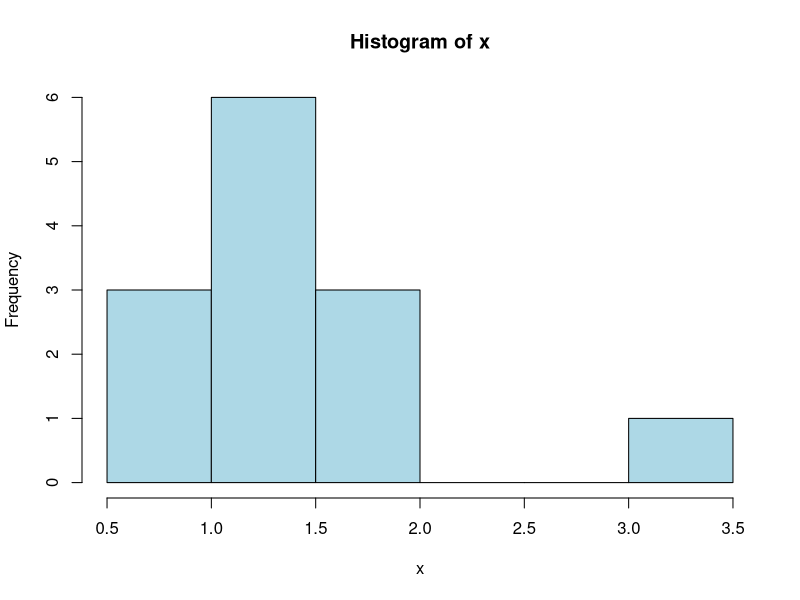
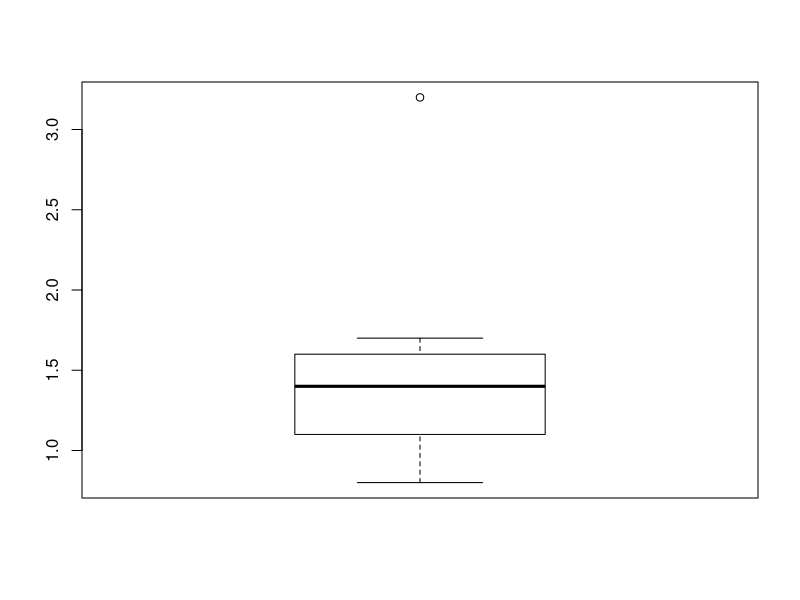
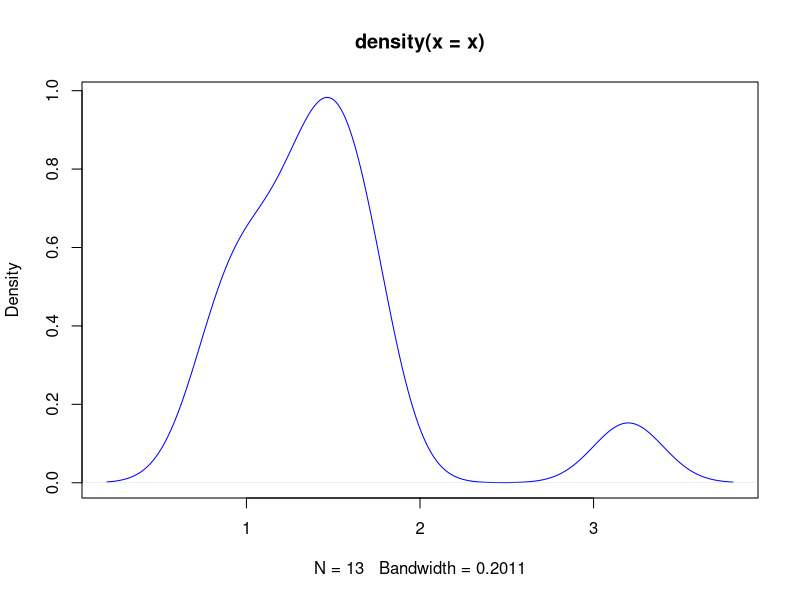

R code for these plots, in order:
## ---- chunk 1
#1. Statistics for summarizing your sample
#define some variable
x<-c(1.3,0.9,1.1,3.2,1.6,1.7,0.8,1.0,1.4,1.5,1.3,1.5,1.7)
#print different statistics from this variable
print(c('Mean:',mean(x)))
print(c('Standard deviation:',sd(x)))
print(c('Median:',median(x)))
print(c('Interquartile range:',IQR(x)))
print(c('Minimum:',min(x)))
print(c('Maximum:',max(x)))
print(c('Range:',max(x)-min(x)))
## ---- chunk 2
#2. Visualization
#define a variable
x<-c(1.3,0.9,1.1,3.2,1.6,1.7,0.8,1.0,1.4,1.5,1.3,1.5,1.7)
#plot a histogram, boxplot, and density plot
hist(x,col='lightblue')
boxplot(x,col='white')
plot(density(x),col='blue')
## ---- chunk 3
#3. Shapiro-Wilk normality test
#define a variable
x<-c(1.3,0.9,1.1,3.2,1.6,1.7,0.8,1.0,1.4,1.5,1.3,1.5,1.7)
#print the output of the test for the variable
print(shapiro.test(x))
## ---- chunk 4
#4. False discovery rate correction
#Suppose that you have the following p-values:
p_values<-c(0.03,0.00045,0.01,0.31,0.56,0.97,0.00001)
#print the corrected p-values
print(c('The corrected p-values:',p.adjust(p_values)))
## ---- chunk 5
#5. Paired and unpaired tests
#define two variables
x<-c(1.3,0.9,1.1,3.2,1.6,1.7,0.8,1.0,1.4,1.5,1.3,1.5,1.7)
y<-c(1.4,1.8,1.3,3.3,1.5,1.7,0.9,1.1,1.5,1.7,1.5,1.3,1.9)
print(t.test(x,y,paired=TRUE))
print(wilcox.test(x,y,paired=TRUE))
print(t.test(x,y,paired=FALSE))
print(wilcox.test(x,y,paired=FALSE))
#To know which test to use, remember to check normality and consider if data is paired or not!
## ---- chunk 6
#6. Tests comparing multiple groups
x<-c(1.3,0.9,1.1,3.2,1.6,1.7,0.8,1.0,1.4,1.5,1.3,1.5,1.7)
y<-c(1.4,1.8,1.3,3.3,1.5,1.7,0.9,1.1,1.5,1.7,1.5,1.3,1.9)
z<-c(1.1,0.7,1.0,3.1,1.3,1.8,0.5,0.6,0.4,0.5,0.3,1.5,1.1)
#create one vector containing values of x, y, and z
values<-c(x,y,z)
#create a corresponding vector with indices 1, 2, 3 indicating whether
#a given value belongs to x, y, or z
groups<-c(rep(1,length(x)),rep(2,length(y)),rep(3,length(z)))
#fit ANOVA model (group indices vs values)
model<-aov(values~groups)
print('ANOVA')
print(summary(model))
#in the print, the p-value is denoted by Pr(>F)
#Print the Kruskal-Wallis test results
print(kruskal.test(values~groups))
#To know which test to use, remember to check normality!
## ---- chunk 7
#7. Correlation tests
x<-c(1.3,0.9,1.1,3.2,1.6,1.7,0.8,1.0,1.4,1.5,1.3,1.5,1.7)
y<-c(1.4,1.8,1.3,3.3,1.5,1.7,0.9,1.1,1.5,1.7,1.5,1.3,1.9)
print(cor.test(x,y,method='pearson'))
print(cor.test(x,y,method='spearman'))
#To know which test to use, remember to check normality!
## ---- chunk 8
#8. Tests for a contingency table
#Define a contingency table as numpy array
x<-matrix(data=c(31,13,89,14,97,35),nrow=2,ncol=3)
print(x)
#Print the output of the chi-squared test
print(chisq.test(x))
#Define another 2*2 table
y<-matrix(data=c(10,3,7,1),nrow=2,ncol=2)
print(y)
#Print the output of Fisher's exact test
print(fisher.test(y))
